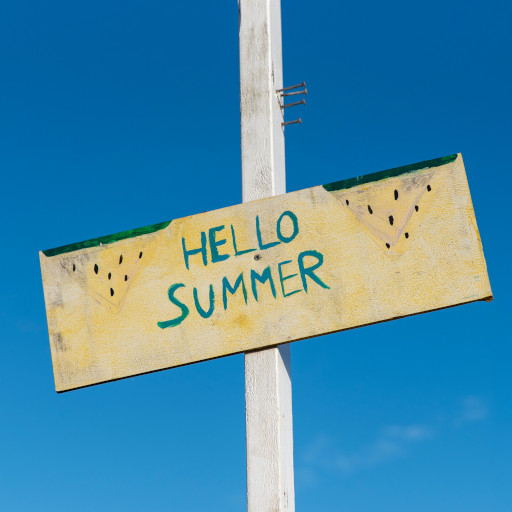
#> input picture example/hello-summer.jpg, 512 x 512 px
$ python -i corner_flood.py   (imports and definitions only)
#> lines starting #> are read from the running program, lines starting #| are printed output that depends on the picture; after the words box and inside, x2 and y2 are one past the last pixel; in counts of white or black regions, pixels touching at a corner belong together
from __future__ import annotations

from collections import Counter
from pathlib import Path

import cv2
import numpy as np
from PIL import Image

CORNER_PATCH_SIZE = 5


def _sample_corners(arr: np.ndarray) -> list[tuple[int, int, int]]:
    """Sample and average a small patch from each corner, return as RGB tuples."""
    h, w = arr.shape[:2]
    half = CORNER_PATCH_SIZE // 2
    corners = [
        (0, 0),  # top-left
        (0, w - 1),  # top-right
        (h - 1, 0),  # bottom-left
        (h - 1, w - 1),  # bottom-right
    ]
    result = []
    for y, x in corners:
        y_lo = max(0, y - half)
        y_hi = min(h, y + half + 1)
        x_lo = max(0, x - half)
        x_hi = min(w, x + half + 1)
        patch = arr[y_lo:y_hi, x_lo:x_hi]
        avg = patch.mean(axis=(0, 1)).astype(int)
        result.append((int(avg[0]), int(avg[1]), int(avg[2])))
    return result


def _corner_color(corners: list[tuple[int, int, int]]) -> tuple[int, int, int]:
    """Pick the most common corner color (majority vote)."""
    counts = Counter(corners)
    return counts.most_common(1)[0][0]


def _corners_match(color: tuple[int, int, int], corners: list[tuple[int, int, int]], tolerance: float) -> bool:
    """Check if all corners are within tolerance of the given color."""
    for c in corners:
        dist = np.linalg.norm(np.array(color, dtype=np.float32) - np.array(c, dtype=np.float32))
        if dist > tolerance:
            return False
    return True


def _flood_fill_mask(arr: np.ndarray, color: tuple[int, int, int], tolerance: float) -> np.ndarray:
    """Flood fill from all 4 corners, return combined binary mask (255 = filled)."""
    h, w = arr.shape[:2]
    combined = np.zeros((h, w), dtype=np.uint8)

    # Convert Euclidean tolerance to per-channel tolerance for OpenCV
    per_channel = tolerance / np.sqrt(3)

    corners = [(0, 0), (0, w - 1), (h - 1, 0), (h - 1, w - 1)]

    for y, x in corners:
        # Fresh copy for each corner — floodFill modifies the image in-place
        img_copy = arr.copy()
        mask = np.zeros((h + 2, w + 2), dtype=np.uint8)
        cv2.floodFill(
            img_copy,
            mask,
            (x, y),
            newVal=(0, 0, 0),
            loDiff=(per_channel, per_channel, per_channel),
            upDiff=(per_channel, per_channel, per_channel),
            flags=cv2.FLOODFILL_MASK_ONLY,
        )
        combined |= (mask[1:-1, 1:-1] > 0).astype(np.uint8)

    return combined * 255


def _force_match_corners(arr: np.ndarray, corners: list[tuple[int, int, int]]) -> float:
    """Binary search for the smallest tolerance where all 4 corners flood-fill as the same region."""
    dominant = _corner_color(corners)
    lo, hi = 0.0, 441.67  # max Euclidean distance in RGB (255*sqrt(3))

    # Check if already matched at max tolerance
    if not _corners_match(dominant, corners, hi):
        return hi

    for _ in range(20):  # ~0.001 precision
        mid = (lo + hi) / 2
        if _corners_match(dominant, corners, mid):
            hi = mid
        else:
            lo = mid
    return hi


def corner_flood(
    input_path: str | Path,
    output_path: str | Path | None = None,
    *,
    tolerance: int = 30,
    force_match: bool = False,
    feather: int = 0,
    foreground: bool = False,
) -> Path:
    """Remove background by flood-filling from the four image corners.

    Samples the four corners of the image. If colors are roughly the same,
    flood-fills from all four corners and generates a mask removing those colors.

    Args:
        input_path: Path to the input image.
        output_path: Where to write the result. Defaults to <input>_mask.png or <input>_foreground.png.
        tolerance: Max RGB Euclidean distance (0-255) for a pixel to match the corner color.
            Ignored when force_match is True.
        force_match: When True, automatically tunes the tolerance so all four corners match.
        feather: Gaussian blur radius for soft mask edges. 0 = no feathering.
        foreground: If True, output the original image with background removed (RGBA PNG).

    Returns:
        The resolved output path as a pathlib.Path.
    """
#> called with input_path = '../../../example/hello-summer.jpg', tolerance = 30, force_match = False, feather = 0, foreground = False
    input_path = Path(input_path)
    if not input_path.exists():
        raise FileNotFoundError(f"Input not found: {input_path}")

    image = Image.open(input_path).convert("RGB")
#> image is the input picture: PIL image 512x512 RGB; mean R, G, B 69.4, 138.5, 169.8
    arr = np.array(image, dtype=np.float32)
    corners = _sample_corners(arr)
#> the loop in _sample_corners, `for y, x in corners:` made 4 passes
#> avg on passes 1 to 4: [0, 98, 163], [0, 94, 158], [61, 156, 212], [48, 149, 205]
#> after the loop in _sample_corners, `for y, x in corners:`: result = [(0, 98, 163), (0, 94, 158), (61, 156, 212), (48, 149, 205)]
#> corners has the same summary as result in _sample_corners

    if force_match:
        tol = _force_match_corners(arr, corners)
    else:
        tol = float(tolerance)

    dominant = _corner_color(corners)
#> in _corner_color, `counts = Counter(corners)`: counts = {(0, 98, 163): 1, (0, 94, 158): 1, (61, 156, 212): 1, (48, 149, 205): 1}
#> dominant = (0, 98, 163)
    mask_arr = _flood_fill_mask(arr, dominant, tol)
#> after the loop in _flood_fill_mask, `for y, x in corners:`:
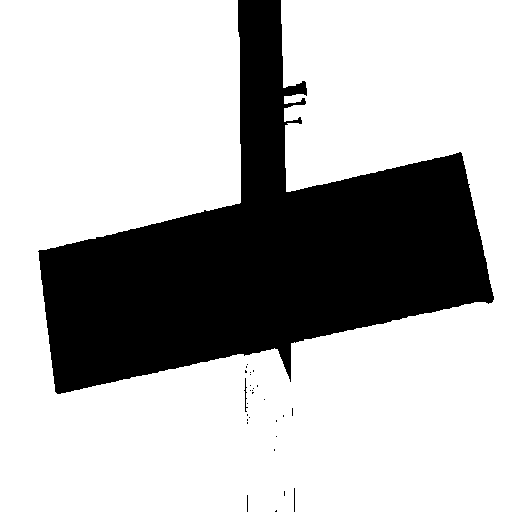
#> combined: shape (512, 512); values 0 (black) and 1 (white), 71.6% white; 29 black regions (26 under 20 px), largest, box (x1, y1, x2, y2) and area: (38, 0, 494, 394) 74354, (244, 378, 248, 412) 41, (294, 488, 295, 512) 24

    # Feather the mask if requested
    if feather > 0:
        ksize = feather * 2 + 1
        mask_arr = cv2.GaussianBlur(mask_arr, (ksize, ksize), 0)

    mask = Image.fromarray(mask_arr, mode="L")

    if output_path is None:
        suffix = "_foreground.png" if foreground else "_mask.png"
        output_path = input_path.with_name(f"{input_path.stem}{suffix}")
    else:
        output_path = Path(output_path)

    if foreground:
        result = image.copy()
        # Invert: flood fill marks background as 255, alpha needs 255=opaque (foreground)
        alpha = Image.fromarray(255 - np.array(mask), mode="L")
        result.putalpha(alpha)
        result.save(output_path)
    else:
        mask.save(output_path)

    return output_path

>>> result = corner_flood('../../../example/hello-summer.jpg')

$ run again, on example/hello-world.jpg
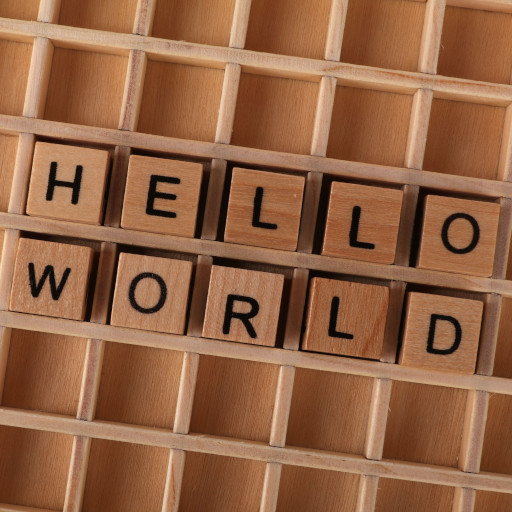
#> input picture example/hello-world.jpg, 512 x 512 px
#> in corner_flood, image is the input picture: PIL image 512x512 RGB; mean R, G, B 147.1, 98.9, 68
#> the loop in _sample_corners, `for y, x in corners:` made 4 passes
#> avg on passes 1 to 4: [146, 87, 48], [206, 165, 134], [172, 129, 92], [123, 70, 41]
#> after the loop in _sample_corners, `for y, x in corners:`: result = [(146, 87, 48), (206, 165, 134), (172, 129, 92), (123, 70, 41)]
#> in corner_flood, `corners = _sample_corners(arr)`: corners has the same summary as result in _sample_corners
#> counts = {(146, 87, 48): 1, (206, 165, 134): 1, (172, 129, 92): 1, (123, 70, 41): 1}
#> dominant = (146, 87, 48)
#> after the loop in _flood_fill_mask, `for y, x in corners:`:
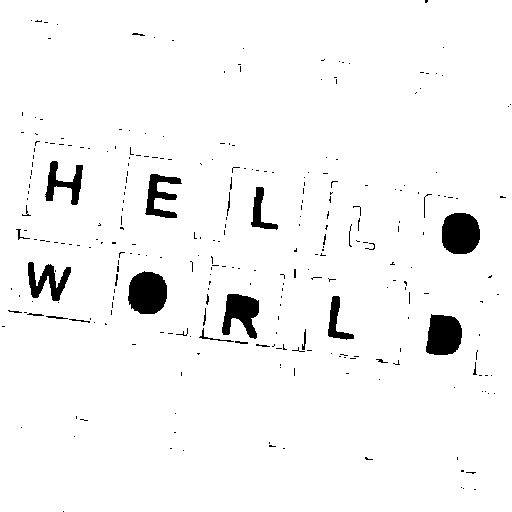
#> combined: shape (512, 512); values 0 (black) and 1 (white), 96.3% white; 284 black regions (254 under 20 px), largest, box (x1, y1, x2, y2) and area: (128, 271, 167, 314) 1357, (442, 213, 480, 254) 1319, (426, 314, 462, 355) 1210
